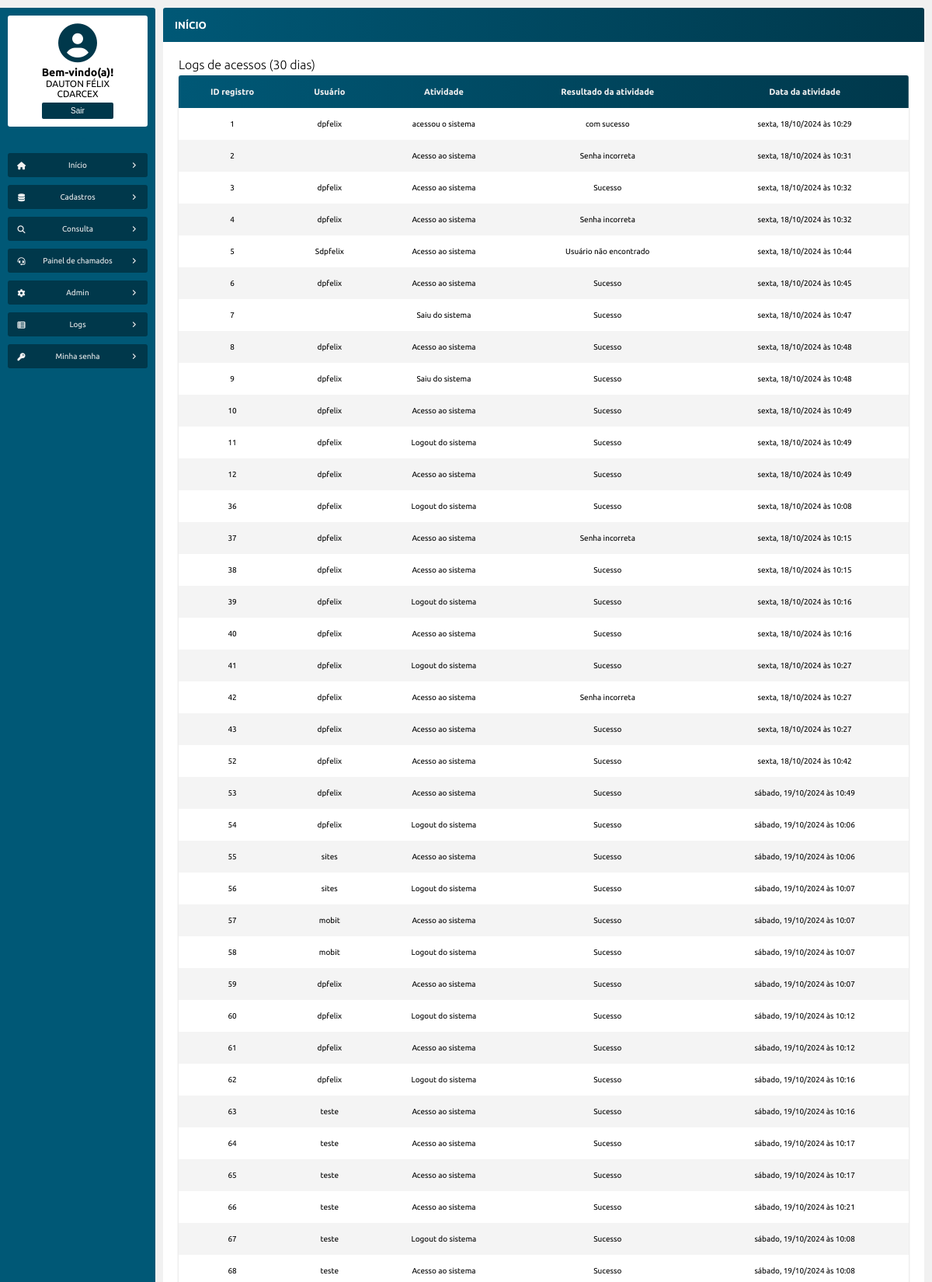
The app's page /logs.php?acessos (signed in, upper part) with its own data.
### tables this page shows
CREATE TABLE `tb_logs` (
  `id` int NOT NULL AUTO_INCREMENT,
  `area_log` varchar(100) DEFAULT NULL,
  `usuario_log` varchar(100) DEFAULT NULL,
  `atividade_log` varchar(256) DEFAULT NULL,
  `result_atividade_log` varchar(256) DEFAULT NULL,
  `data_log` datetime DEFAULT CURRENT_TIMESTAMP,
  `id_chamado` varchar(45) DEFAULT NULL,
  PRIMARY KEY (`id`)
);

### src/model/Logs.php (called while the page is built, shortened)
<?php
class Logs
{
    private PDO $pdo;
    public function __construct(PDO $pdo)
    {
        $this->pdo = $pdo;
    }
    public function listaLogsAcessos() : array
    {
        $sql = "SELECT *, DATE_FORMAT(data_log, '%W, %d/%m/%Y às %m:%i') AS data_log FROM tb_logs WHERE area_log = ? AND data_log >= DATE_SUB(NOW(), INTERVAL 30 DAY)";
        $stmt = $this->pdo->prepare($sql);
        $stmt->bindValue(1, 'Acesso', PDO::PARAM_STR);
        $stmt->execute();
        $resultado = $stmt->fetchAll(PDO::FETCH_ASSOC);
        return $resultado;
    }
}

### logs.php (the view, shortened to what this page needs)
<?php
require_once "src/config/conexao_bd.php";
if($_SERVER['QUERY_STRING'] === 'acessos') {
    $logs = new Logs($pdo);
    $listaLogs = $logs->listaLogsAcessos();
    $titulo_log = "Logs de acessos (30 dias)";
} elseif($_SERVER['QUERY_STRING'] === 'telefonia') {
    $logs = new Logs($pdo);
    $listaLogs = $logs->listaLogsTelefonia();
    $titulo_log = "Logs de telefonia (30 dias)";
}elseif($_SERVER['QUERY_STRING'] === 'opcoes') {
    $logs = new Logs($pdo);
    $listaLogs = $logs->listaLogsOpcoes();
    $titulo_log = "Logs de opções (30 dias)";
}elseif($_SERVER['QUERY_STRING'] === 'usuarios') {
    $logs = new Logs($pdo);
    $listaLogs = $logs->listaLogsUsuarios();
    $titulo_log = "Logs de usuários (30 dias)";
} else {
    header('Location: inicio.php');
    die();
}
?>
<!DOCTYPE html>
<html>
<head>
    <?php
    require_once "src/views/layout/head.php";
    ?>
</head>
<body>
    <main class="corpo">
        <?php
        require_once "src/views/layout/menu_lateral.php";
        ?>
        <section class="principal">
            <article class="conteudo">
                <header class="conteudo-cabecalho">
                    <h3><a href="inicio.php">INÍCIO</a></h3>
                </header>
                <section class="conteudo-center">
                    <h1><?= $titulo_log ?></h1>
                    <table>
                        <thead>
                            <td>ID registro</td>
                            <td>Usuário</td>
                            <td>Atividade</td>
                            <td>Resultado da atividade</td>
                            <td>Data da atividade</td>
                        </thead>
                        <tbody>
                            <?php foreach ($listaLogs as $logs) : ?>
                                <tr>
                                    <td><?= htmlentities($logs['id']) ?></td>
                                    <td><?= htmlentities($logs['usuario_log']) ?></td>
                                    <td><?= htmlentities($logs['atividade_log']) ?></td>
                                    <td><?= htmlentities($logs['result_atividade_log']) ?></td>
                                    <td><?= htmlentities($logs['data_log']) ?></td>
                                </tr>
                            <?php endforeach ?>
                        </tbody>
                    </table>
                </section>
            </article>
        </section>
    </main>
</body>
</html>

### css/style.css (style rules this page uses)
:root { --primary-color: #0088ff; --secundary-color: #005876; --terciary-color: #00384b; --white-color: #f1f1f1; --primary-shadow: 0 0 .5em #808080 }
* { padding: 0; margin: 0; box-sizing: border-box; }
a { text-decoration: none; }
body { font-family: 'Playpen Sans', cursive; font-family: 'Ubuntu', sans-serif; background: var(--white-color); }
.corpo { width: 100%; height: 100%; padding: 10px 10px 10px 0; position: absolute; display: flex; }
.principal { width: 100%; height: 100%; display: flex; flex-direction: column; }
.conteudo { width: 100%; height: 100%; position: relative; display: flex; flex-direction: column; align-items: center; overflow: hidden; background: #ffffff; border-radius: 3px; }
.conteudo-cabecalho { width: 100%; margin-bottom: 10px; padding: 15px; display: flex; justify-content: space-between; align-items: center; background: linear-gradient(to right, var(--secundary-color), var(--terciary-color)); color: var(--white-color); }
.conteudo-cabecalho h3 { font-size: 13px; font-weight: bold; }
.conteudo-center { width: 100%; height: 100%; padding: 10px 20px 20px 20px; display: flex; align-content: baseline; align-items: center; flex-direction: column; overflow: scroll; }
.conteudo-center h1 { width: 100%; font-size: 16px; font-weight: 100; }

### css/table.css (style rules this page uses)
table { width: 100%; margin: 5px auto; font-size: 10px; background: #ffffff; box-shadow: 0 0 .3em #cdcdcd; border-radius: 3px; border-collapse: collapse; text-align: center; overflow: auto; }
table tr td { padding: 15px; }
table thead { position: sticky; top: -10px; color: var(--white-color); font-weight: bold; background: linear-gradient(to right, var(--secundary-color), var(--terciary-color)); z-index: 1; }
table thead td:first-child { border-radius: 3px 0 0 0; }
table thead td:last-child { border-radius: 0 3px 0 0; }
table thead td { font-size: 11px; }
tbody tr:nth-child(even) { background: #f4f4f4; }

### records on screen
tb_logs: id "1", usuario_log "dpfelix", atividade_log "acessou o sistema", result_atividade_log "com sucesso", data_log "sexta, 18/10/2024 às 10:29"
tb_logs: id "2", atividade_log "Acesso ao sistema", result_atividade_log "Senha incorreta", data_log "sexta, 18/10/2024 às 10:31"
tb_logs: id "3", usuario_log "dpfelix", atividade_log "Acesso ao sistema", result_atividade_log "Sucesso", data_log "sexta, 18/10/2024 às 10:32"
tb_logs: id "4", usuario_log "dpfelix", atividade_log "Acesso ao sistema", result_atividade_log "Senha incorreta", data_log "sexta, 18/10/2024 às 10:32"
tb_logs: id "5", usuario_log "Sdpfelix", atividade_log "Acesso ao sistema", result_atividade_log "Usuário não encontrado", data_log "sexta, 18/10/2024 às 10:44"
tb_logs: id "6", usuario_log "dpfelix", atividade_log "Acesso ao sistema", result_atividade_log "Sucesso", data_log "sexta, 18/10/2024 às 10:45"
tb_logs: id "7", atividade_log "Saiu do sistema", result_atividade_log "Sucesso", data_log "sexta, 18/10/2024 às 10:47"
tb_logs: id "8", usuario_log "dpfelix", atividade_log "Acesso ao sistema", result_atividade_log "Sucesso", data_log "sexta, 18/10/2024 às 10:48"
tb_logs: id "9", usuario_log "dpfelix", atividade_log "Saiu do sistema", result_atividade_log "Sucesso", data_log "sexta, 18/10/2024 às 10:48"
tb_logs: id "10", usuario_log "dpfelix", atividade_log "Acesso ao sistema", result_atividade_log "Sucesso", data_log "sexta, 18/10/2024 às 10:49"
tb_logs: id "11", usuario_log "dpfelix", atividade_log "Logout do sistema", result_atividade_log "Sucesso", data_log "sexta, 18/10/2024 às 10:49"
tb_logs: id "12", usuario_log "dpfelix", atividade_log "Acesso ao sistema", result_atividade_log "Sucesso", data_log "sexta, 18/10/2024 às 10:49"
tb_logs: id "36", usuario_log "dpfelix", atividade_log "Logout do sistema", result_atividade_log "Sucesso", data_log "sexta, 18/10/2024 às 10:08"
tb_logs: id "37", usuario_log "dpfelix", atividade_log "Acesso ao sistema", result_atividade_log "Senha incorreta", data_log "sexta, 18/10/2024 às 10:15"
tb_logs: id "38", usuario_log "dpfelix", atividade_log "Acesso ao sistema", result_atividade_log "Sucesso", data_log "sexta, 18/10/2024 às 10:15"
tb_logs: id "39", usuario_log "dpfelix", atividade_log "Logout do sistema", result_atividade_log "Sucesso", data_log "sexta, 18/10/2024 às 10:16"
tb_logs: id "40", usuario_log "dpfelix", atividade_log "Acesso ao sistema", result_atividade_log "Sucesso", data_log "sexta, 18/10/2024 às 10:16"
tb_logs: id "41", usuario_log "dpfelix", atividade_log "Logout do sistema", result_atividade_log "Sucesso", data_log "sexta, 18/10/2024 às 10:27"
tb_logs: id "42", usuario_log "dpfelix", atividade_log "Acesso ao sistema", result_atividade_log "Senha incorreta", data_log "sexta, 18/10/2024 às 10:27"
tb_logs: id "43", usuario_log "dpfelix", atividade_log "Acesso ao sistema", result_atividade_log "Sucesso", data_log "sexta, 18/10/2024 às 10:27"
tb_logs: id "52", usuario_log "dpfelix", atividade_log "Acesso ao sistema", result_atividade_log "Sucesso", data_log "sexta, 18/10/2024 às 10:42"
tb_logs: id "53", usuario_log "dpfelix", atividade_log "Acesso ao sistema", result_atividade_log "Sucesso", data_log "sábado, 19/10/2024 às 10:49"
tb_logs: id "54", usuario_log "dpfelix", atividade_log "Logout do sistema", result_atividade_log "Sucesso", data_log "sábado, 19/10/2024 às 10:06"
tb_logs: id "55", usuario_log "sites", atividade_log "Acesso ao sistema", result_atividade_log "Sucesso", data_log "sábado, 19/10/2024 às 10:06"
tb_logs: id "56", usuario_log "sites", atividade_log "Logout do sistema", result_atividade_log "Sucesso", data_log "sábado, 19/10/2024 às 10:07"
tb_logs: id "57", usuario_log "mobit", atividade_log "Acesso ao sistema", result_atividade_log "Sucesso", data_log "sábado, 19/10/2024 às 10:07"
tb_logs: id "58", usuario_log "mobit", atividade_log "Logout do sistema", result_atividade_log "Sucesso", data_log "sábado, 19/10/2024 às 10:07"
tb_logs: id "59", usuario_log "dpfelix", atividade_log "Acesso ao sistema", result_atividade_log "Sucesso", data_log "sábado, 19/10/2024 às 10:07"
tb_logs: id "60", usuario_log "dpfelix", atividade_log "Logout do sistema", result_atividade_log "Sucesso", data_log "sábado, 19/10/2024 às 10:12"
tb_logs: id "61", usuario_log "dpfelix", atividade_log "Acesso ao sistema", result_atividade_log "Sucesso", data_log "sábado, 19/10/2024 às 10:12"
tb_logs: id "62", usuario_log "dpfelix", atividade_log "Logout do sistema", result_atividade_log "Sucesso", data_log "sábado, 19/10/2024 às 10:16"
tb_logs: id "63", usuario_log "teste", atividade_log "Acesso ao sistema", result_atividade_log "Sucesso", data_log "sábado, 19/10/2024 às 10:16"
tb_logs: id "64", usuario_log "teste", atividade_log "Acesso ao sistema", result_atividade_log "Sucesso", data_log "sábado, 19/10/2024 às 10:17"
tb_logs: id "65", usuario_log "teste", atividade_log "Acesso ao sistema", result_atividade_log "Sucesso", data_log "sábado, 19/10/2024 às 10:17"
tb_logs: id "66", usuario_log "teste", atividade_log "Acesso ao sistema", result_atividade_log "Sucesso", data_log "sábado, 19/10/2024 às 10:21"
tb_logs: id "67", usuario_log "teste", atividade_log "Logout do sistema", result_atividade_log "Sucesso", data_log "sábado, 19/10/2024 às 10:08"
tb_logs: id "68", usuario_log "teste", atividade_log "Acesso ao sistema", result_atividade_log "Sucesso", data_log "sábado, 19/10/2024 às 10:08"

### other values on screen
$_SESSION['nome'] "DAUTON FÉLIX"
$_SESSION['unidade'] "CDARCEX"
$titulo_log "Logs de acessos (30 dias)"
